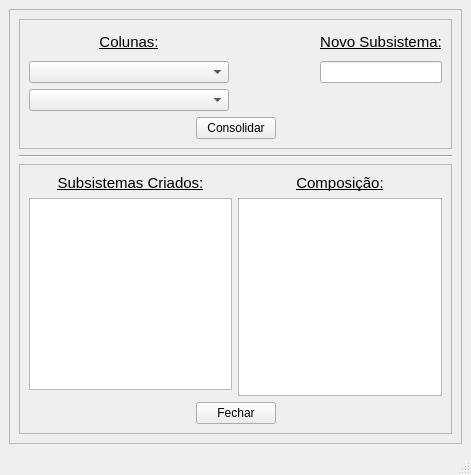
<?xml version="1.0" encoding="UTF-8"?>
<ui version="4.0">
 <class>Subsistema_window</class>
 <widget class="QMainWindow" name="Subsistema_window">
  <property name="geometry">
   <rect>
    <x>0</x>
    <y>0</y>
    <width>471</width>
    <height>475</height>
   </rect>
  </property>
  <property name="windowTitle">
   <string>MainWindow</string>
  </property>
  <widget class="QWidget" name="centralwidget">
   <layout class="QHBoxLayout" name="horizontalLayout">
    <item>
     <widget class="QScrollArea" name="scrollArea">
      <property name="widgetResizable">
       <bool>true</bool>
      </property>
      <widget class="QWidget" name="scrollAreaWidgetContents">
       <property name="geometry">
        <rect>
         <x>0</x>
         <y>0</y>
         <width>451</width>
         <height>414</height>
        </rect>
       </property>
       <layout class="QVBoxLayout" name="verticalLayout">
        <item>
         <widget class="QFrame" name="frame">
          <property name="frameShape">
           <enum>QFrame::StyledPanel</enum>
          </property>
          <property name="frameShadow">
           <enum>QFrame::Raised</enum>
          </property>
          <layout class="QVBoxLayout" name="verticalLayout_8">
           <item>
            <layout class="QVBoxLayout" name="verticalLayout_4">
             <item>
              <layout class="QHBoxLayout" name="horizontalLayout_2" stretch="1,0,0,0">
               <item>
                <layout class="QVBoxLayout" name="verticalLayout_2">
                 <item>
                  <widget class="QLabel" name="label">
                   <property name="font">
                    <font>
                     <pointsize>11</pointsize>
                     <weight>50</weight>
                     <italic>false</italic>
                     <bold>false</bold>
                     <underline>true</underline>
                     <strikeout>false</strikeout>
                     <stylestrategy>PreferAntialias</stylestrategy>
                     <kerning>true</kerning>
                    </font>
                   </property>
                   <property name="layoutDirection">
                    <enum>Qt::LeftToRight</enum>
                   </property>
                   <property name="frameShadow">
                    <enum>QFrame::Plain</enum>
                   </property>
                   <property name="lineWidth">
                    <number>1</number>
                   </property>
                   <property name="text">
                    <string>Colunas:</string>
                   </property>
                   <property name="scaledContents">
                    <bool>false</bool>
                   </property>
                   <property name="alignment">
                    <set>Qt::AlignCenter</set>
                   </property>
                   <property name="wordWrap">
                    <bool>false</bool>
                   </property>
                  </widget>
                 </item>
                 <item>
                  <widget class="CheckableComboBox" name="subcol_combobox">
                   <property name="minimumSize">
                    <size>
                     <width>200</width>
                     <height>0</height>
                    </size>
                   </property>
                   <property name="maximumSize">
                    <size>
                     <width>200</width>
                     <height>16777215</height>
                    </size>
                   </property>
                   <property name="baseSize">
                    <size>
                     <width>200</width>
                     <height>0</height>
                    </size>
                   </property>
                  </widget>
                 </item>
                </layout>
               </item>
               <item>
                <layout class="QVBoxLayout" name="verticalLayout_9">
                 <item>
                  <spacer name="verticalSpacer">
                   <property name="orientation">
                    <enum>Qt::Vertical</enum>
                   </property>
                   <property name="sizeHint" stdset="0">
                    <size>
                     <width>20</width>
                     <height>40</height>
                    </size>
                   </property>
                  </spacer>
                 </item>
                 <item>
                  <widget class="QLabel" name="add_icon">
                   <property name="minimumSize">
                    <size>
                     <width>10</width>
                     <height>0</height>
                    </size>
                   </property>
                   <property name="text">
                    <string/>
                   </property>
                  </widget>
                 </item>
                </layout>
               </item>
               <item>
                <spacer name="horizontalSpacer">
                 <property name="orientation">
                  <enum>Qt::Horizontal</enum>
                 </property>
                 <property name="sizeHint" stdset="0">
                  <size>
                   <width>40</width>
                   <height>20</height>
                  </size>
                 </property>
                </spacer>
               </item>
               <item>
                <layout class="QVBoxLayout" name="verticalLayout_3">
                 <item>
                  <widget class="QLabel" name="label_2">
                   <property name="font">
                    <font>
                     <pointsize>11</pointsize>
                     <underline>true</underline>
                     <stylestrategy>PreferAntialias</stylestrategy>
                    </font>
                   </property>
                   <property name="text">
                    <string>Novo Subsistema:</string>
                   </property>
                   <property name="alignment">
                    <set>Qt::AlignCenter</set>
                   </property>
                  </widget>
                 </item>
                 <item>
                  <widget class="QLineEdit" name="subnewsystem_editline"/>
                 </item>
                </layout>
               </item>
              </layout>
             </item>
            </layout>
           </item>
           <item>
            <layout class="QHBoxLayout" name="horizontalLayout_6" stretch="8,0,7">
             <item>
              <widget class="CheckableComboBox" name="subcol_combobox_2">
               <property name="minimumSize">
                <size>
                 <width>200</width>
                 <height>0</height>
                </size>
               </property>
               <property name="maximumSize">
                <size>
                 <width>200</width>
                 <height>16777215</height>
                </size>
               </property>
               <property name="baseSize">
                <size>
                 <width>0</width>
                 <height>0</height>
                </size>
               </property>
              </widget>
             </item>
             <item>
              <widget class="QLabel" name="minus_icon">
               <property name="minimumSize">
                <size>
                 <width>10</width>
                 <height>0</height>
                </size>
               </property>
               <property name="text">
                <string/>
               </property>
              </widget>
             </item>
             <item>
              <spacer name="horizontalSpacer_6">
               <property name="orientation">
                <enum>Qt::Horizontal</enum>
               </property>
               <property name="sizeHint" stdset="0">
                <size>
                 <width>40</width>
                 <height>20</height>
                </size>
               </property>
              </spacer>
             </item>
            </layout>
           </item>
           <item>
            <layout class="QHBoxLayout" name="horizontalLayout_5">
             <item>
              <spacer name="horizontalSpacer_3">
               <property name="orientation">
                <enum>Qt::Horizontal</enum>
               </property>
               <property name="sizeHint" stdset="0">
                <size>
                 <width>40</width>
                 <height>20</height>
                </size>
               </property>
              </spacer>
             </item>
             <item>
              <widget class="QPushButton" name="subvalidate_button">
               <property name="text">
                <string>Consolidar</string>
               </property>
              </widget>
             </item>
             <item>
              <spacer name="horizontalSpacer_2">
               <property name="orientation">
                <enum>Qt::Horizontal</enum>
               </property>
               <property name="sizeHint" stdset="0">
                <size>
                 <width>40</width>
                 <height>20</height>
                </size>
               </property>
              </spacer>
             </item>
            </layout>
           </item>
          </layout>
         </widget>
        </item>
        <item>
         <widget class="Line" name="line">
          <property name="orientation">
           <enum>Qt::Horizontal</enum>
          </property>
         </widget>
        </item>
        <item>
         <widget class="QFrame" name="frame_2">
          <property name="frameShape">
           <enum>QFrame::StyledPanel</enum>
          </property>
          <property name="frameShadow">
           <enum>QFrame::Raised</enum>
          </property>
          <layout class="QVBoxLayout" name="verticalLayout_7">
           <item>
            <layout class="QHBoxLayout" name="horizontalLayout_4">
             <item>
              <layout class="QVBoxLayout" name="verticalLayout_5">
               <item>
                <widget class="QLabel" name="label_3">
                 <property name="font">
                  <font>
                   <pointsize>11</pointsize>
                   <underline>true</underline>
                   <stylestrategy>PreferAntialias</stylestrategy>
                  </font>
                 </property>
                 <property name="text">
                  <string>Subsistemas Criados:</string>
                 </property>
                 <property name="alignment">
                  <set>Qt::AlignCenter</set>
                 </property>
                </widget>
               </item>
               <item>
                <widget class="QListWidget" name="sb_listWidget"/>
               </item>
               <item>
                <widget class="QFrame" name="frame_3">
                 <property name="frameShape">
                  <enum>QFrame::StyledPanel</enum>
                 </property>
                 <property name="frameShadow">
                  <enum>QFrame::Raised</enum>
                 </property>
                </widget>
               </item>
              </layout>
             </item>
             <item>
              <layout class="QVBoxLayout" name="verticalLayout_6">
               <item>
                <widget class="QLabel" name="label_4">
                 <property name="font">
                  <font>
                   <pointsize>11</pointsize>
                   <underline>true</underline>
                   <stylestrategy>PreferAntialias</stylestrategy>
                  </font>
                 </property>
                 <property name="text">
                  <string>Composição:</string>
                 </property>
                 <property name="alignment">
                  <set>Qt::AlignCenter</set>
                 </property>
                </widget>
               </item>
               <item>
                <widget class="QListWidget" name="sb_listWidget2"/>
               </item>
              </layout>
             </item>
            </layout>
           </item>
           <item>
            <layout class="QHBoxLayout" name="horizontalLayout_3">
             <item>
              <spacer name="horizontalSpacer_4">
               <property name="orientation">
                <enum>Qt::Horizontal</enum>
               </property>
               <property name="sizeHint" stdset="0">
                <size>
                 <width>40</width>
                 <height>20</height>
                </size>
               </property>
              </spacer>
             </item>
             <item>
              <widget class="QPushButton" name="sbclose_button">
               <property name="text">
                <string>Fechar</string>
               </property>
              </widget>
             </item>
             <item>
              <spacer name="horizontalSpacer_5">
               <property name="orientation">
                <enum>Qt::Horizontal</enum>
               </property>
               <property name="sizeHint" stdset="0">
                <size>
                 <width>40</width>
                 <height>20</height>
                </size>
               </property>
              </spacer>
             </item>
            </layout>
           </item>
          </layout>
         </widget>
        </item>
       </layout>
      </widget>
     </widget>
    </item>
   </layout>
  </widget>
  <widget class="QMenuBar" name="menubar">
   <property name="geometry">
    <rect>
     <x>0</x>
     <y>0</y>
     <width>471</width>
     <height>21</height>
    </rect>
   </property>
  </widget>
  <widget class="QStatusBar" name="statusbar"/>
 </widget>
 <customwidgets>
  <customwidget>
   <class>CheckableComboBox</class>
   <extends>QComboBox</extends>
   <header>multiSelCombo2</header>
  </customwidget>
 </customwidgets>
 <resources/>
 <connections/>
</ui>
